Frame 1 (no input): blank canvas, image omitted
Frame 60 (the mouse pressed at the canvas centre just before this capture): blank canvas, image omitted
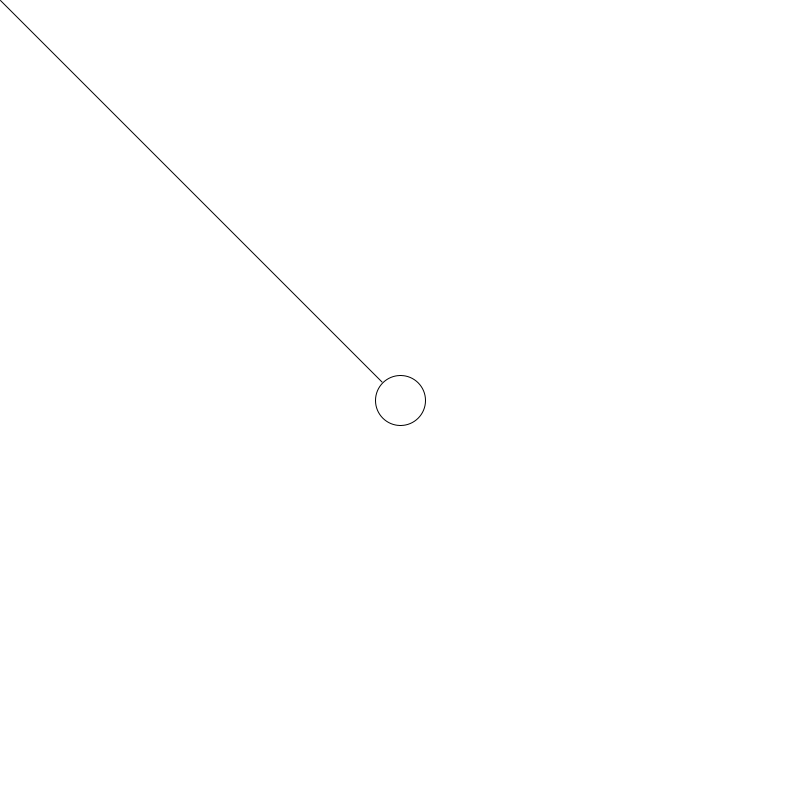
Frame 120 (the mouse held since frame 60 and released just before this capture)

The Processing sketch whose frames 1 and 60 were blank and that drew this single picture after the mouse press (run headless with seeded random() and noise(); from frame 60 on, the mouse is pressed at the canvas centre):

// Processing sketch: Static_v_Dynamic
// ── Static_v_Dynamic.pde
/* Static = Does not move
Dynamic = Movement
this code will explore:
setup()
draw()
basic input: mouseX, mouseY
*/

void setup() //only runs once at start
{
  size(800,800);
  background(255); //white background
}

void draw() //runs continuously
{
  background(255); //clears canvas
  line(0,0,mouseX,mouseY); //draws a line from origin to position of mouse
  ellipse(mouseX,mouseY,50,50); //draws a circle at position of mouse
}
